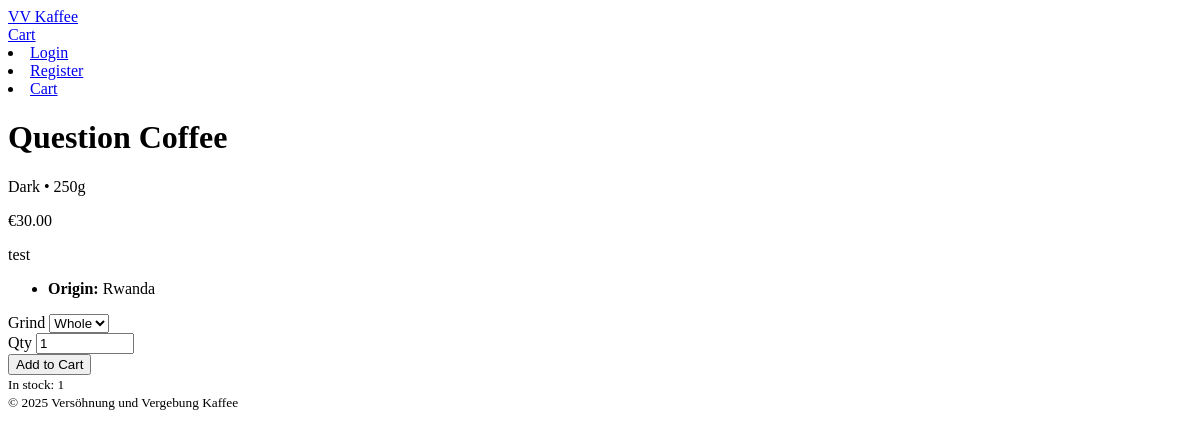
Before: /shop/question-coffee/ with the older database file.
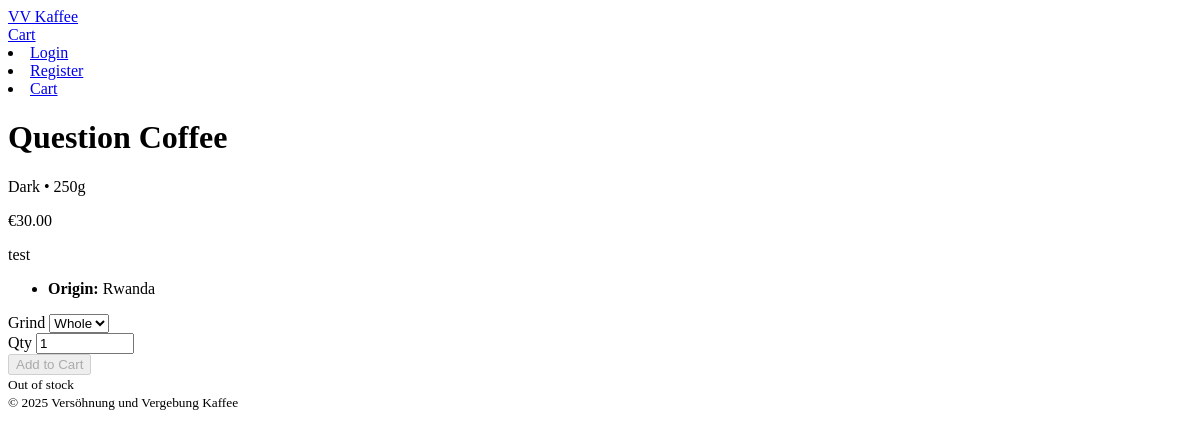
After: the same page with the newer database file.
### products/models.py (models this page shows, shortened)
class Product(models.Model):
    ROAST_CHOICES = [
        ("light", "Light Roast"),
        ("medium", "Medium Roast"),
        ("dark", "Dark Roast"),
    ]
    GRIND_CHOICES = [
        ("whole", "Whole Beans"),
        ("espresso", "Espresso Grind"),
        ("filter", "Filter Grind"),
        ("french_press", "French Press"),
    ]
    name = models.CharField(max_length=120)
    slug = models.SlugField(max_length=140, unique=True, blank=True)
    sku = models.CharField(max_length=30, unique=True)
    category = models.ForeignKey(Category, on_delete=models.SET_NULL, null=True, blank=True, related_name="products")
    origin = models.CharField(max_length=120, default="Rwanda")
    farm = models.CharField(max_length=120, blank=True)
    variety = models.CharField(max_length=120, blank=True)     # e.g., Bourbon, Jackson
    altitude_masl = models.PositiveIntegerField(null=True, blank=True)  # meters above sea level
    process = models.CharField(max_length=120, blank=True)      # e.g., Washed, Natural, Honey
    roast_type = models.CharField(max_length=20, choices=ROAST_CHOICES, default="medium")
    tasting_notes = models.CharField(max_length=200, blank=True)
    price = models.DecimalField(max_digits=8, decimal_places=2)  # EUR
    weight_grams = models.PositiveIntegerField(default=250)      # 250g, 500g, 1000g, etc.
    available_grinds = models.CharField(max_length=120, default="whole")  # comma list of GRIND_CHOICES keys
    stock = models.PositiveIntegerField(default=0)
    is_active = models.BooleanField(default=True)
    image = models.ImageField(upload_to="products/", blank=True, null=True)
    description = models.TextField(blank=True)
    created_at = models.DateTimeField(auto_now_add=True)
    updated_at = models.DateTimeField(auto_now=True)
    class Meta:
        ordering = ["name"]
        indexes = [
            models.Index(fields=["slug"]),
            models.Index(fields=["sku"]),
        ]

### products/views.py (the view)
# urls.py: path("<slug:slug>/", views.ProductDetailView.as_view(), name="detail"),
class ProductDetailView(DetailView):
    model = Product
    template_name = "products/product_detail.html"
    context_object_name = "product"
    def get_context_data(self, **kwargs):
        ctx = super().get_context_data(**kwargs)
        product = self.object
        raw = (product.available_grinds or "whole,espresso,filter,french_press")
        values = [g.strip() for g in raw.split(",") if g.strip()]
        choices = [(g, g.replace("_", " ").title()) for g in values]
        ctx["grind_choices"] = choices
        return ctx

### cart/context_processors.py (called while the page is built)
def cart_summary(request):
    cart = request.session.get(CART_SESSION_KEY, {})
    item_count = sum(int(item.get("quantity", 0)) for item in cart.values())
    subtotal = sum(
        Decimal(item["price"]) * int(item["quantity"]) for item in cart.values()
    ) if cart else Decimal("0.00")
    shipping = Decimal("0.00") if subtotal >= Decimal("39.00") else (Decimal("4.90") if subtotal > 0 else Decimal("0.00"))
    total = (subtotal + shipping).quantize(Decimal("0.01"))
    return {
        "cart_item_count": item_count,
        "cart_subtotal": subtotal.quantize(Decimal("0.01")),
        "cart_total": total,
    }

### products/templates/products/product_detail.html (shortened to what this page needs)
{% extends "base.html" %}
{% block content %}
  <div class="row g-4">
    <div class="col-md-6">
      <h1>{{ product.name }}</h1>
      <p class="text-muted mb-1">
        {{ product.roast_type|title }} • {{ product.weight_grams }}g
      </p>
      <p class="h4">€{{ product.price }}</p>
      <div class="mt-3">
        {% if product.description %}<p>{{ product.description }}</p>{% endif %}
        <ul class="small text-secondary">
          {% if product.origin %}<li><strong>Origin:</strong> {{ product.origin }}</li>{% endif %}
        </ul>
      </div>
      <div class="mt-4">
        <form action="{% url 'cart:add' slug=product.slug %}" method="post" class="row g-2 align-items-end">
          <div class="col-auto">
            <label class="form-label mb-1">Grind</label>
            <select name="grind" class="form-select">
              {% for value, label in grind_choices %}
                <option value="{{ value }}">{{ label }}</option>
              {% endfor %}
            </select>
          </div>
          <div class="col-auto">
            <label class="form-label mb-1">Qty</label>
            <input type="number" name="quantity" min="1" value="1" class="form-control" style="max-width:90px;">
          </div>
          <div class="col-auto">
            <button class="btn btn-primary btn-lg" {% if product.stock == 0 %}disabled{% endif %}>
              Add to Cart
            </button>
          </div>
        </form>
        <small class="text-secondary d-block mt-2">
          {% if product.stock > 0 %}
            In stock: {{ product.stock }}
          {% else %}
            Out of stock
          {% endif %}
        </small>
      </div>
    </div>
  </div>
{% endblock %}

Changed rows visible on the page:
changed Product "Question Coffee": stock "1" → (not shown)
Other visible differences:
text no longer shown: "In stock:"
text now shown: "Out of stock"
